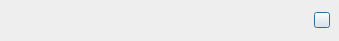
<?xml version="1.0" encoding="UTF-8"?>
<ui version="4.0">
 <class>feedback</class>
 <widget class="QDialog" name="feedback">
  <property name="geometry">
   <rect>
    <x>0</x>
    <y>0</y>
    <width>339</width>
    <height>41</height>
   </rect>
  </property>
  <property name="windowTitle">
   <string/>
  </property>
  <property name="styleSheet">
   <string notr="true">QWidget#widget{
background:#eeeeee;
border-radius:4px;
}
QLabel{
font-family:&quot;微软雅黑&quot;;
font-size:12px;
color:#323434;
text-align:center;
}</string>
  </property>
  <layout class="QHBoxLayout" name="horizontalLayout_2">
   <property name="spacing">
    <number>0</number>
   </property>
   <property name="leftMargin">
    <number>0</number>
   </property>
   <property name="topMargin">
    <number>0</number>
   </property>
   <property name="rightMargin">
    <number>0</number>
   </property>
   <property name="bottomMargin">
    <number>0</number>
   </property>
   <item>
    <widget class="QWidget" name="widget" native="true">
     <layout class="QHBoxLayout" name="horizontalLayout">
      <property name="spacing">
       <number>10</number>
      </property>
      <property name="leftMargin">
       <number>9</number>
      </property>
      <property name="topMargin">
       <number>9</number>
      </property>
      <property name="rightMargin">
       <number>9</number>
      </property>
      <property name="bottomMargin">
       <number>9</number>
      </property>
      <item>
       <spacer name="horizontalSpacer">
        <property name="orientation">
         <enum>Qt::Horizontal</enum>
        </property>
        <property name="sizeHint" stdset="0">
         <size>
          <width>98</width>
          <height>20</height>
         </size>
        </property>
       </spacer>
      </item>
      <item>
       <widget class="QLabel" name="imageLabel_">
        <property name="sizePolicy">
         <sizepolicy hsizetype="Fixed" vsizetype="Fixed">
          <horstretch>0</horstretch>
          <verstretch>0</verstretch>
         </sizepolicy>
        </property>
        <property name="minimumSize">
         <size>
          <width>22</width>
          <height>22</height>
         </size>
        </property>
        <property name="maximumSize">
         <size>
          <width>22</width>
          <height>22</height>
         </size>
        </property>
        <property name="text">
         <string/>
        </property>
       </widget>
      </item>
      <item>
       <widget class="QLabel" name="tipLabel_">
        <property name="sizePolicy">
         <sizepolicy hsizetype="Expanding" vsizetype="Preferred">
          <horstretch>0</horstretch>
          <verstretch>0</verstretch>
         </sizepolicy>
        </property>
        <property name="text">
         <string/>
        </property>
       </widget>
      </item>
      <item>
       <spacer name="horizontalSpacer_2">
        <property name="orientation">
         <enum>Qt::Horizontal</enum>
        </property>
        <property name="sizeHint" stdset="0">
         <size>
          <width>98</width>
          <height>20</height>
         </size>
        </property>
       </spacer>
      </item>
      <item>
       <widget class="QPushButton" name="closeButton_">
        <property name="minimumSize">
         <size>
          <width>16</width>
          <height>16</height>
         </size>
        </property>
        <property name="maximumSize">
         <size>
          <width>16</width>
          <height>16</height>
         </size>
        </property>
        <property name="styleSheet">
         <string notr="true">#closeButton_{
border-image:url(:/image/image/bubblex.png);
}
#closeButton_:pressed{
margin:1px;
}</string>
        </property>
        <property name="text">
         <string/>
        </property>
       </widget>
      </item>
     </layout>
    </widget>
   </item>
  </layout>
 </widget>
 <resources/>
 <connections/>
</ui>
